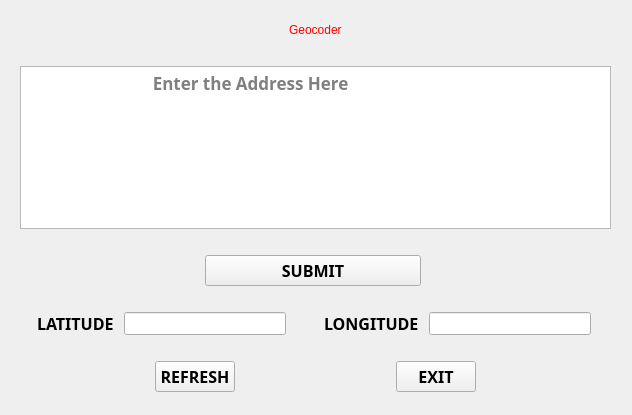
<?xml version="1.0" encoding="UTF-8"?>
<ui version="4.0">
 <class>Geocoder_Widget</class>
 <widget class="QWidget" name="Geocoder_Widget">
  <property name="geometry">
   <rect>
    <x>0</x>
    <y>0</y>
    <width>632</width>
    <height>415</height>
   </rect>
  </property>
  <property name="sizePolicy">
   <sizepolicy hsizetype="Expanding" vsizetype="Expanding">
    <horstretch>0</horstretch>
    <verstretch>0</verstretch>
   </sizepolicy>
  </property>
  <property name="windowTitle">
   <string>Geocoder</string>
  </property>
  <widget class="QWidget" name="verticalLayoutWidget">
   <property name="enabled">
    <bool>true</bool>
   </property>
   <property name="geometry">
    <rect>
     <x>0</x>
     <y>0</y>
     <width>631</width>
     <height>412</height>
    </rect>
   </property>
   <layout class="QVBoxLayout" name="verticalLayout">
    <item>
     <spacer name="horizontalSpacer_12">
      <property name="orientation">
       <enum>Qt::Horizontal</enum>
      </property>
      <property name="sizeHint" stdset="0">
       <size>
        <width>40</width>
        <height>20</height>
       </size>
      </property>
     </spacer>
    </item>
    <item>
     <layout class="QHBoxLayout" name="horizontalLayout_2">
      <item>
       <spacer name="horizontalSpacer_3">
        <property name="orientation">
         <enum>Qt::Horizontal</enum>
        </property>
        <property name="sizeHint" stdset="0">
         <size>
          <width>40</width>
          <height>20</height>
         </size>
        </property>
       </spacer>
      </item>
      <item>
       <widget class="QLabel" name="Label_Addr">
        <property name="styleSheet">
         <string notr="true">color: rgb(255, 0, 0);
font: 75 18pt &quot;Segoe Script&quot;;</string>
        </property>
        <property name="text">
         <string>Geocoder</string>
        </property>
       </widget>
      </item>
      <item>
       <spacer name="horizontalSpacer_4">
        <property name="orientation">
         <enum>Qt::Horizontal</enum>
        </property>
        <property name="sizeHint" stdset="0">
         <size>
          <width>40</width>
          <height>20</height>
         </size>
        </property>
       </spacer>
      </item>
     </layout>
    </item>
    <item>
     <spacer name="horizontalSpacer_15">
      <property name="orientation">
       <enum>Qt::Horizontal</enum>
      </property>
      <property name="sizeHint" stdset="0">
       <size>
        <width>40</width>
        <height>20</height>
       </size>
      </property>
     </spacer>
    </item>
    <item>
     <layout class="QHBoxLayout" name="horizontalLayout_4">
      <item>
       <spacer name="verticalSpacer">
        <property name="orientation">
         <enum>Qt::Vertical</enum>
        </property>
        <property name="sizeHint" stdset="0">
         <size>
          <width>20</width>
          <height>40</height>
         </size>
        </property>
       </spacer>
      </item>
      <item>
       <widget class="QTextEdit" name="Input_Addr">
        <property name="font">
         <font>
          <family>Segoe Script</family>
          <pointsize>13</pointsize>
          <weight>75</weight>
          <bold>true</bold>
         </font>
        </property>
        <property name="autoFillBackground">
         <bool>true</bool>
        </property>
        <property name="placeholderText">
         <string>                             Enter the Address Here </string>
        </property>
       </widget>
      </item>
      <item>
       <spacer name="verticalSpacer_2">
        <property name="orientation">
         <enum>Qt::Vertical</enum>
        </property>
        <property name="sizeHint" stdset="0">
         <size>
          <width>20</width>
          <height>40</height>
         </size>
        </property>
       </spacer>
      </item>
     </layout>
    </item>
    <item>
     <spacer name="horizontalSpacer_16">
      <property name="orientation">
       <enum>Qt::Horizontal</enum>
      </property>
      <property name="sizeHint" stdset="0">
       <size>
        <width>40</width>
        <height>20</height>
       </size>
      </property>
     </spacer>
    </item>
    <item>
     <layout class="QHBoxLayout" name="horizontalLayout">
      <item>
       <spacer name="horizontalSpacer">
        <property name="orientation">
         <enum>Qt::Horizontal</enum>
        </property>
        <property name="sizeHint" stdset="0">
         <size>
          <width>205</width>
          <height>20</height>
         </size>
        </property>
       </spacer>
      </item>
      <item>
       <widget class="QPushButton" name="Btn_Addr_Submit">
        <property name="enabled">
         <bool>true</bool>
        </property>
        <property name="sizePolicy">
         <sizepolicy hsizetype="Minimum" vsizetype="Fixed">
          <horstretch>1</horstretch>
          <verstretch>0</verstretch>
         </sizepolicy>
        </property>
        <property name="font">
         <font>
          <family>Segoe Script</family>
          <pointsize>12</pointsize>
          <weight>75</weight>
          <bold>true</bold>
         </font>
        </property>
        <property name="text">
         <string>SUBMIT</string>
        </property>
       </widget>
      </item>
      <item>
       <spacer name="horizontalSpacer_2">
        <property name="orientation">
         <enum>Qt::Horizontal</enum>
        </property>
        <property name="sizeHint" stdset="0">
         <size>
          <width>210</width>
          <height>20</height>
         </size>
        </property>
       </spacer>
      </item>
     </layout>
    </item>
    <item>
     <spacer name="horizontalSpacer_14">
      <property name="orientation">
       <enum>Qt::Horizontal</enum>
      </property>
      <property name="sizeHint" stdset="0">
       <size>
        <width>40</width>
        <height>20</height>
       </size>
      </property>
     </spacer>
    </item>
    <item>
     <layout class="QHBoxLayout" name="horizontalLayout_3">
      <item>
       <spacer name="horizontalSpacer_5">
        <property name="orientation">
         <enum>Qt::Horizontal</enum>
        </property>
        <property name="sizeHint" stdset="0">
         <size>
          <width>37</width>
          <height>20</height>
         </size>
        </property>
       </spacer>
      </item>
      <item>
       <widget class="QLabel" name="Label_Lat">
        <property name="font">
         <font>
          <family>Segoe Script</family>
          <pointsize>12</pointsize>
          <weight>75</weight>
          <bold>true</bold>
         </font>
        </property>
        <property name="text">
         <string>LATITUDE </string>
        </property>
       </widget>
      </item>
      <item>
       <widget class="QLineEdit" name="Lat_Result">
        <property name="sizePolicy">
         <sizepolicy hsizetype="Expanding" vsizetype="Expanding">
          <horstretch>1</horstretch>
          <verstretch>0</verstretch>
         </sizepolicy>
        </property>
        <property name="frame">
         <bool>true</bool>
        </property>
        <property name="readOnly">
         <bool>true</bool>
        </property>
       </widget>
      </item>
      <item>
       <spacer name="horizontalSpacer_7">
        <property name="orientation">
         <enum>Qt::Horizontal</enum>
        </property>
        <property name="sizeHint" stdset="0">
         <size>
          <width>32</width>
          <height>20</height>
         </size>
        </property>
       </spacer>
      </item>
      <item>
       <widget class="QLabel" name="Label_Lng">
        <property name="font">
         <font>
          <family>Segoe Script</family>
          <pointsize>12</pointsize>
          <weight>75</weight>
          <bold>true</bold>
         </font>
        </property>
        <property name="text">
         <string>LONGITUDE </string>
        </property>
       </widget>
      </item>
      <item>
       <widget class="QLineEdit" name="Lat_Result_2">
        <property name="sizePolicy">
         <sizepolicy hsizetype="Expanding" vsizetype="Expanding">
          <horstretch>1</horstretch>
          <verstretch>0</verstretch>
         </sizepolicy>
        </property>
        <property name="frame">
         <bool>true</bool>
        </property>
        <property name="readOnly">
         <bool>true</bool>
        </property>
       </widget>
      </item>
      <item>
       <spacer name="horizontalSpacer_6">
        <property name="orientation">
         <enum>Qt::Horizontal</enum>
        </property>
        <property name="sizeHint" stdset="0">
         <size>
          <width>40</width>
          <height>20</height>
         </size>
        </property>
       </spacer>
      </item>
     </layout>
    </item>
    <item>
     <spacer name="horizontalSpacer_13">
      <property name="orientation">
       <enum>Qt::Horizontal</enum>
      </property>
      <property name="sizeHint" stdset="0">
       <size>
        <width>40</width>
        <height>20</height>
       </size>
      </property>
     </spacer>
    </item>
    <item>
     <layout class="QHBoxLayout" name="horizontalLayout_5">
      <item>
       <spacer name="horizontalSpacer_8">
        <property name="orientation">
         <enum>Qt::Horizontal</enum>
        </property>
        <property name="sizeHint" stdset="0">
         <size>
          <width>40</width>
          <height>20</height>
         </size>
        </property>
       </spacer>
      </item>
      <item>
       <widget class="QPushButton" name="Btn_Refresh">
        <property name="font">
         <font>
          <family>Segoe Script</family>
          <pointsize>12</pointsize>
          <weight>75</weight>
          <bold>true</bold>
         </font>
        </property>
        <property name="text">
         <string>REFRESH</string>
        </property>
       </widget>
      </item>
      <item>
       <spacer name="horizontalSpacer_10">
        <property name="orientation">
         <enum>Qt::Horizontal</enum>
        </property>
        <property name="sizeHint" stdset="0">
         <size>
          <width>40</width>
          <height>20</height>
         </size>
        </property>
       </spacer>
      </item>
      <item>
       <widget class="QPushButton" name="Btn_Exit">
        <property name="font">
         <font>
          <family>Segoe Script</family>
          <pointsize>12</pointsize>
          <weight>75</weight>
          <bold>true</bold>
         </font>
        </property>
        <property name="text">
         <string>EXIT</string>
        </property>
       </widget>
      </item>
      <item>
       <spacer name="horizontalSpacer_9">
        <property name="orientation">
         <enum>Qt::Horizontal</enum>
        </property>
        <property name="sizeHint" stdset="0">
         <size>
          <width>40</width>
          <height>20</height>
         </size>
        </property>
       </spacer>
      </item>
     </layout>
    </item>
    <item>
     <spacer name="horizontalSpacer_11">
      <property name="orientation">
       <enum>Qt::Horizontal</enum>
      </property>
      <property name="sizeHint" stdset="0">
       <size>
        <width>40</width>
        <height>20</height>
       </size>
      </property>
     </spacer>
    </item>
   </layout>
  </widget>
 </widget>
 <resources/>
 <connections>
  <connection>
   <sender>Btn_Exit</sender>
   <signal>clicked()</signal>
   <receiver>Geocoder_Widget</receiver>
   <slot>close()</slot>
   <hints>
    <hint type="sourcelabel">
     <x>440</x>
     <y>360</y>
    </hint>
    <hint type="destinationlabel">
     <x>370</x>
     <y>226</y>
    </hint>
   </hints>
  </connection>
  <connection>
   <sender>Btn_Refresh</sender>
   <signal>clicked()</signal>
   <receiver>Lat_Result</receiver>
   <slot>clear()</slot>
   <hints>
    <hint type="sourcelabel">
     <x>225</x>
     <y>365</y>
    </hint>
    <hint type="destinationlabel">
     <x>210</x>
     <y>308</y>
    </hint>
   </hints>
  </connection>
  <connection>
   <sender>Btn_Refresh</sender>
   <signal>clicked()</signal>
   <receiver>Input_Addr</receiver>
   <slot>clear()</slot>
   <hints>
    <hint type="sourcelabel">
     <x>165</x>
     <y>362</y>
    </hint>
    <hint type="destinationlabel">
     <x>63</x>
     <y>170</y>
    </hint>
   </hints>
  </connection>
 </connections>
</ui>
